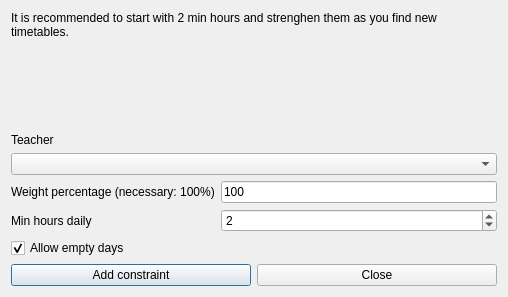
<?xml version="1.0" encoding="UTF-8"?>
<ui version="4.0">
 <class>AddConstraintTeacherMinHoursDailyForm_template</class>
 <widget class="QDialog" name="AddConstraintTeacherMinHoursDailyForm_template">
  <property name="geometry">
   <rect>
    <x>0</x>
    <y>0</y>
    <width>508</width>
    <height>297</height>
   </rect>
  </property>
  <property name="windowTitle">
   <string extracomment="This is the title of the dialog to add a new constraint of this type">Add teacher min hours daily</string>
  </property>
  <layout class="QGridLayout" name="gridLayout">
   <item row="0" column="0" colspan="3">
    <widget class="QLabel" name="instructionsTextLabel">
     <property name="sizePolicy">
      <sizepolicy hsizetype="Minimum" vsizetype="Minimum">
       <horstretch>0</horstretch>
       <verstretch>0</verstretch>
      </sizepolicy>
     </property>
     <property name="frameShape">
      <enum>QFrame::NoFrame</enum>
     </property>
     <property name="frameShadow">
      <enum>QFrame::Plain</enum>
     </property>
     <property name="text">
      <string>It is recommended to start with 2 min hours and strenghen them as you find new timetables.</string>
     </property>
     <property name="wordWrap">
      <bool>true</bool>
     </property>
    </widget>
   </item>
   <item row="1" column="1" colspan="2">
    <spacer name="verticalSpacer">
     <property name="orientation">
      <enum>Qt::Vertical</enum>
     </property>
     <property name="sizeHint" stdset="0">
      <size>
       <width>20</width>
       <height>43</height>
      </size>
     </property>
    </spacer>
   </item>
   <item row="2" column="0" colspan="3">
    <widget class="QLabel" name="teacherTextLabel">
     <property name="frameShape">
      <enum>QFrame::NoFrame</enum>
     </property>
     <property name="frameShadow">
      <enum>QFrame::Plain</enum>
     </property>
     <property name="text">
      <string>Teacher</string>
     </property>
     <property name="wordWrap">
      <bool>false</bool>
     </property>
    </widget>
   </item>
   <item row="3" column="0" colspan="3">
    <widget class="QComboBox" name="teachersComboBox">
     <property name="editable">
      <bool>false</bool>
     </property>
     <property name="insertPolicy">
      <enum>QComboBox::NoInsert</enum>
     </property>
     <property name="autoCompletion">
      <bool>false</bool>
     </property>
     <property name="duplicatesEnabled">
      <bool>false</bool>
     </property>
    </widget>
   </item>
   <item row="4" column="0" colspan="2">
    <widget class="QLabel" name="weightTextLabel">
     <property name="frameShape">
      <enum>QFrame::NoFrame</enum>
     </property>
     <property name="frameShadow">
      <enum>QFrame::Plain</enum>
     </property>
     <property name="text">
      <string>Weight percentage (necessary: 100%)</string>
     </property>
     <property name="wordWrap">
      <bool>false</bool>
     </property>
    </widget>
   </item>
   <item row="4" column="2">
    <widget class="QLineEdit" name="weightLineEdit">
     <property name="text">
      <string notr="true">100</string>
     </property>
    </widget>
   </item>
   <item row="5" column="0">
    <widget class="QLabel" name="minHoursTextLabel">
     <property name="frameShape">
      <enum>QFrame::NoFrame</enum>
     </property>
     <property name="frameShadow">
      <enum>QFrame::Plain</enum>
     </property>
     <property name="text">
      <string>Min hours daily</string>
     </property>
     <property name="wordWrap">
      <bool>false</bool>
     </property>
    </widget>
   </item>
   <item row="5" column="2">
    <widget class="QSpinBox" name="minHoursSpinBox">
     <property name="value">
      <number>2</number>
     </property>
    </widget>
   </item>
   <item row="6" column="0" colspan="3">
    <widget class="QCheckBox" name="allowEmptyDaysCheckBox">
     <property name="text">
      <string>Allow empty days</string>
     </property>
     <property name="checked">
      <bool>true</bool>
     </property>
    </widget>
   </item>
   <item row="7" column="0" colspan="3">
    <layout class="QHBoxLayout" name="horizontalLayout">
     <item>
      <widget class="QPushButton" name="addConstraintPushButton">
       <property name="text">
        <string>Add constraint</string>
       </property>
      </widget>
     </item>
     <item>
      <widget class="QPushButton" name="closePushButton">
       <property name="text">
        <string>Close</string>
       </property>
      </widget>
     </item>
    </layout>
   </item>
  </layout>
 </widget>
 <layoutdefault spacing="6" margin="11"/>
 <resources/>
 <connections/>
</ui>
